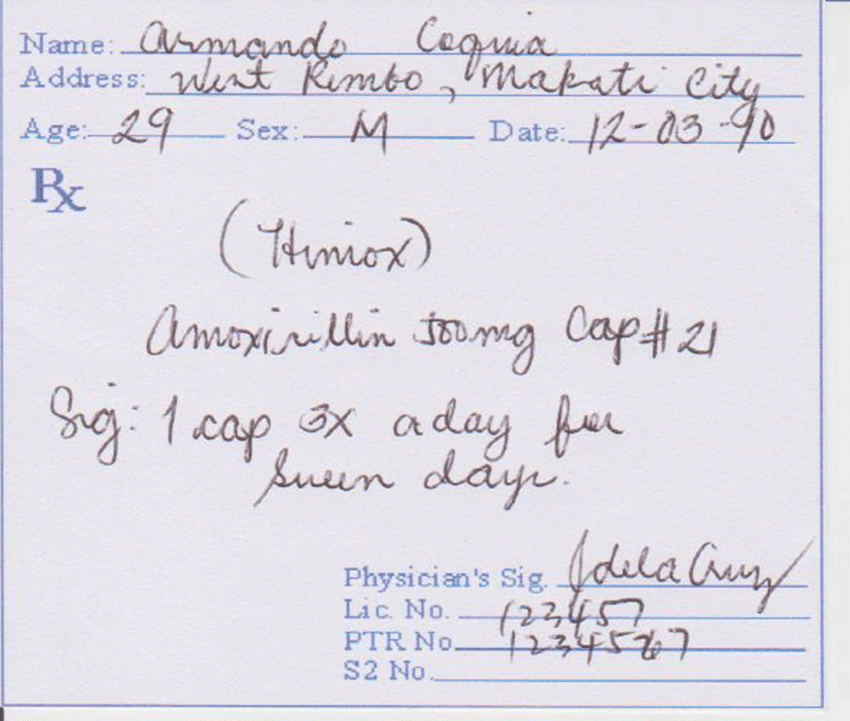
#> input picture img.png, 850 x 721 px
$ python -i preprocessing.py   (imports and definitions only)
#> lines starting #> are read from the running program, lines starting #| are printed output that depends on the picture; after the words box and inside, x2 and y2 are one past the last pixel; in counts of white or black regions, pixels touching at a corner belong together
import cv2
import numpy as np

def preprocess_image(image_path):
    # Load image
#> called with image_path = '../img.png'
    img = cv2.imread(image_path)
#> img is the input picture: shape (721, 850, 3); mean B, G, R 229.3, 221, 223.9

    # Convert to grayscale
    gray = cv2.cvtColor(img, cv2.COLOR_BGR2GRAY)
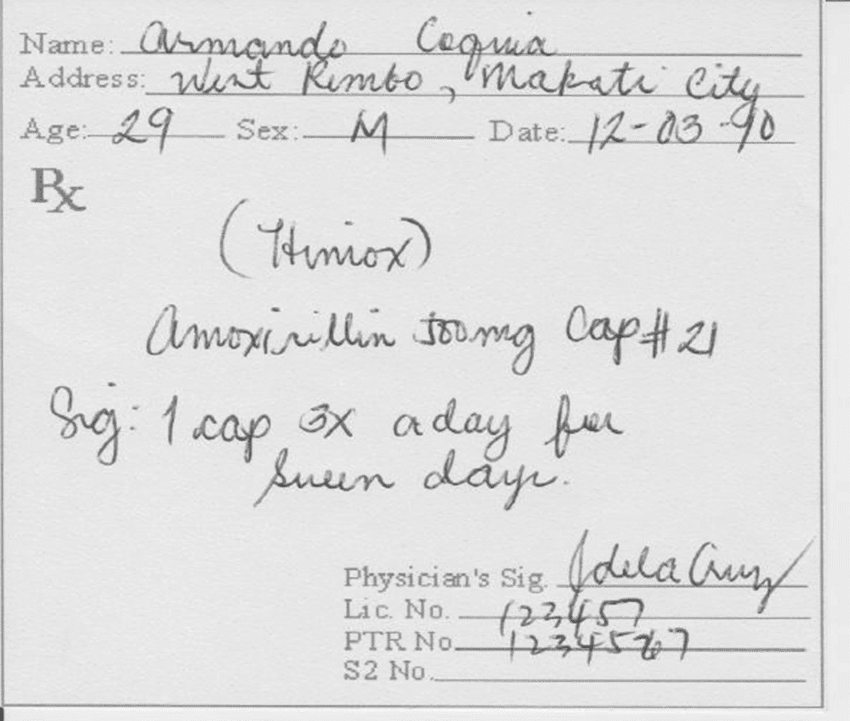
#> gray: shape (721, 850); min 80, max 248, mean 222.9

    # Apply CLAHE for contrast enhancement
    clahe = cv2.createCLAHE(clipLimit=2.0, tileGridSize=(8,8))
    enhanced = clahe.apply(gray)
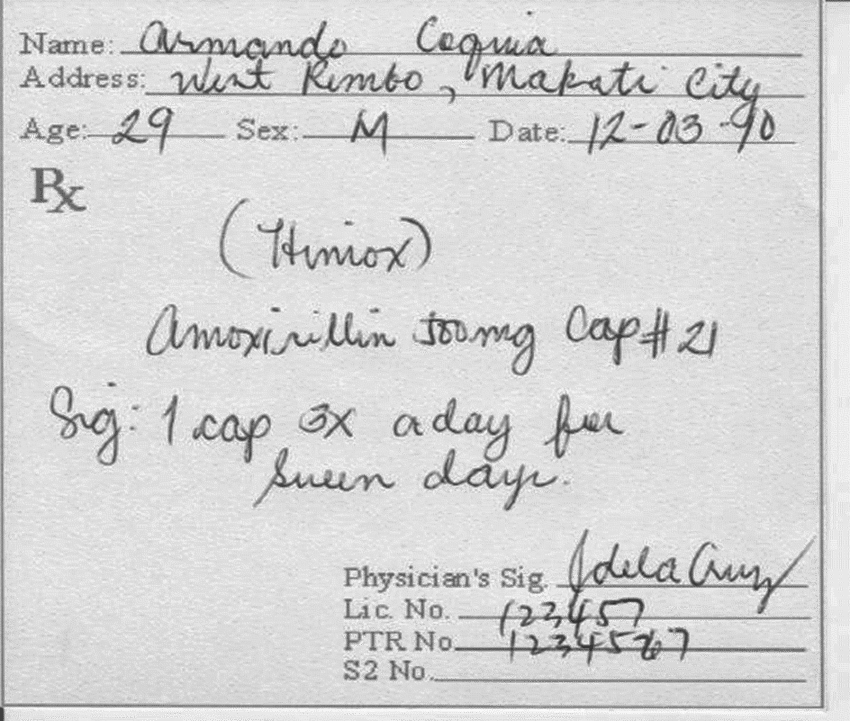
#> enhanced: shape (721, 850); min 46, max 251, mean 212.7

    # Apply Gaussian Blur to remove noise
    blurred = cv2.GaussianBlur(enhanced, (5,5), 0)

    # Apply Adaptive Thresholding
    binary = cv2.adaptiveThreshold(blurred, 255, cv2.ADAPTIVE_THRESH_GAUSSIAN_C,
                                   cv2.THRESH_BINARY, 11, 2)
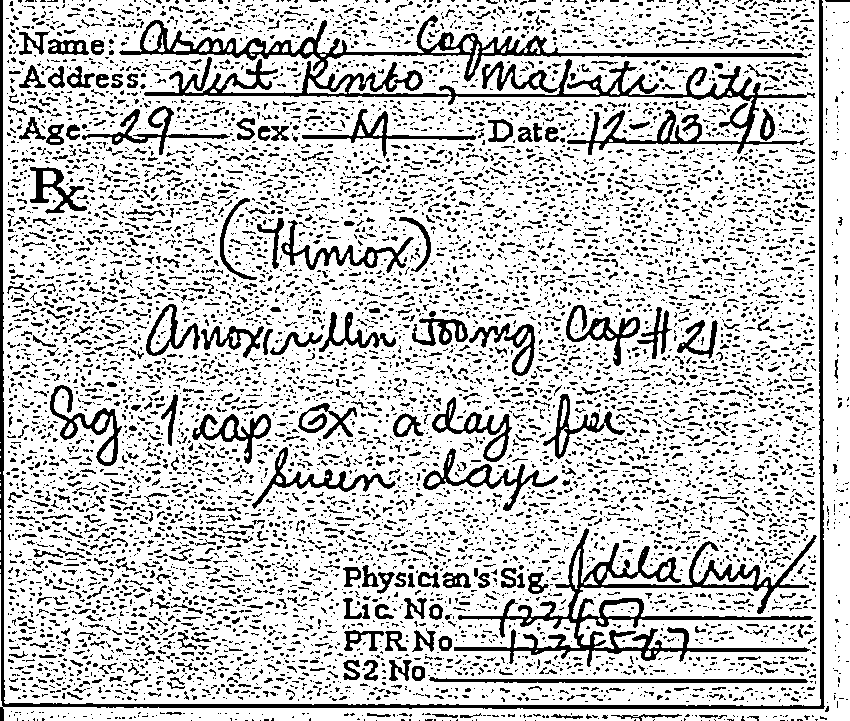
#> binary: shape (721, 850); 77.8% white; 8033 black regions (7057 under 20 px), largest, box (x1, y1, x2, y2) and area: (119, 15, 815, 155) 14078, (454, 528, 817, 667) 8518, (0, 0, 825, 721) 8102

    # Save the processed image
    preprocessed_path = "preprocessed.png"
    cv2.imwrite(preprocessed_path, binary)

    return preprocessed_path

>>> result = preprocess_image('../img.png')
